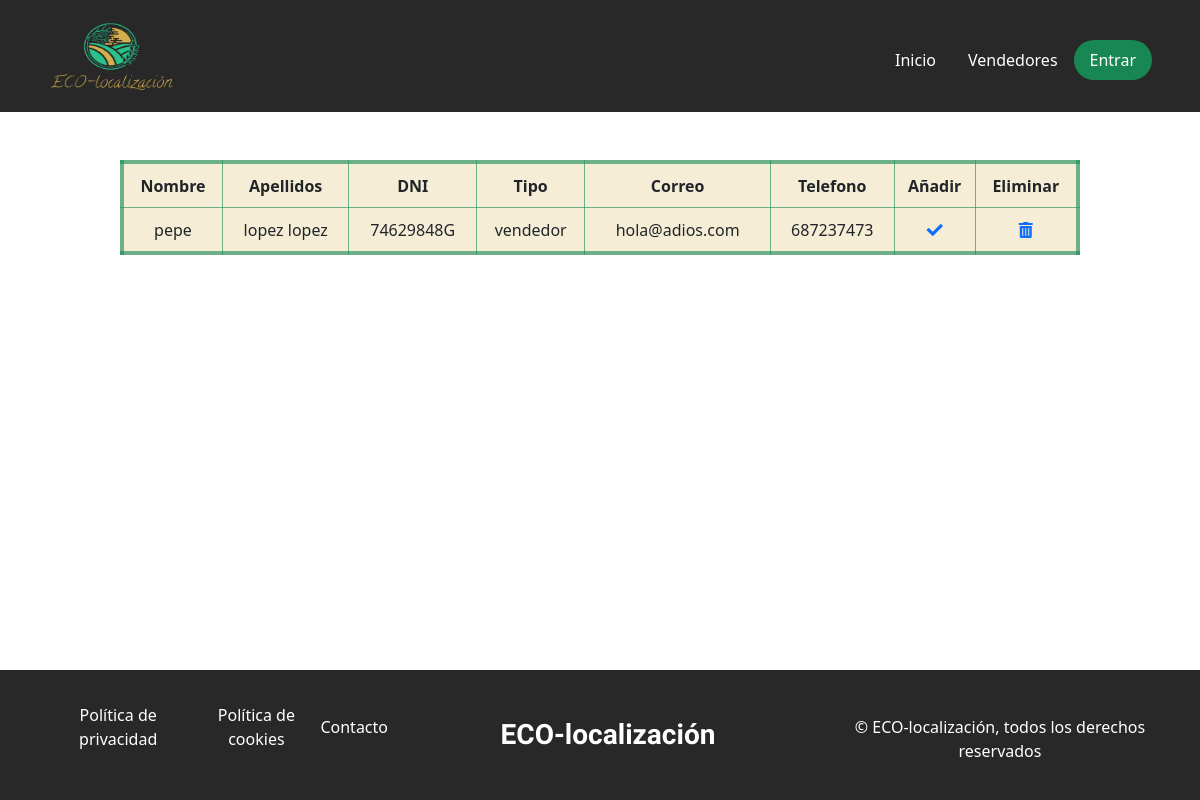
/gestion_cuentas/index.php, run on the app's committed database.
### tables this page shows
CREATE TABLE `clientes` (
  `id` int(5) NOT NULL,
  `usuario` varchar(20) NOT NULL,
  `contrasena` varchar(20) NOT NULL,
  `nombre` varchar(20) NOT NULL,
  `apellidos` varchar(35) NOT NULL,
  `dni` varchar(9) NOT NULL,
  `correo` varchar(20) NOT NULL,
  `telefono` int(9) NOT NULL,
  `tipo` enum('vendedor','cliente','administrador') NOT NULL DEFAULT 'cliente',
  `confirmado` tinyint(1) NOT NULL DEFAULT 0,
  `ciudad` varchar(30) NOT NULL,
  `localidad` varchar(30) NOT NULL,
  `direccion` varchar(50) NOT NULL,
  `cp` int(5) NOT NULL
);

### gestion_cuentas/operacionesGenerales.php (called while the page is built, shortened)
<?php include_once "../php/databaseManagement.inc.php";
    function obtenerNuevos(){
        try {
            $con = new PDO("mysql:host=" . $GLOBALS['servidor'] . ";dbname=" . $GLOBALS['baseDatos'], $GLOBALS['user'], $GLOBALS['pass']);
            $sql = $con->prepare("SELECT * from clientes WHERE confirmado = '0' AND tipo = 'vendedor';");
            $sql->execute();
            $miArray = [];
            while ($row = $sql->fetch(PDO::FETCH_ASSOC)) {
                $miArray[] = $row;
            }
        } catch (PDOException $e) {
            header("location: ../php/error.php");
        }
        return $miArray;
    }
?>

### gestion_cuentas/index.php (the view, shortened to what this page needs)
<!DOCTYPE html>
<html lang="es">
<head>
    <link rel="stylesheet" href="../fontawesome-free-5.15.4-web/css/all.min.css">
    <link rel="stylesheet" href="../css/bootstrap.min.css">
    <link rel="stylesheet" href="../css/headers.css">
    <link rel="stylesheet" href="../css/gestiones.css">
</head>
<body>
<header class="d-flex flex-wrap justify-content-center py-3 cabecera">
        <a href="../index.php" class="me-md-auto ms-5">
            <img src="../img/Captura-removebg-preview.png" class="logo">
        </a>
        <ul class="nav nav-pills mt-4">
            <li class="nav-item"><a href="../index.php" class="nav-link text-white">Inicio</a></li>
            <li class="nav-item"><a href="../vendedores/index.php" class="nav-link text-white">Vendedores</a></li>
            <?php
                if(isset($_SESSION['sesion_iniciada']) == true ){
                    $tipo = session_id();
                    if($tipo=="vendedor"){
                        echo "<li class='nav-item'><a href='../administracion_productos/ventas.php' class='nav-link text-white'>Ventas</a></li>";
                        echo "<li class='nav-item'><a href='../administracion_productos/index.php' class='nav-link text-white'>Administrar productos</a></li>";
                    }
                    if($tipo=="administrador"){
                        echo "<li class='nav-item dropdown'>";
                            echo "<a class='nav-link dropdown-toggle text-white' href='#' id='navbarDropdown' role='button' data-bs-toggle='dropdown' aria-expanded='false'>";
                                echo "Gestiones";
                            echo "</a>";
                            echo "<ul class='dropdown-menu' aria-labelledby='navbarDropdown'>";
                                echo "<li><a class='dropdown-item' href='index.php'>Nuevos vendedores</a></li>";
                                echo "<li><a class='dropdown-item' href='../atencion_cliente/index.php'>Atención al cliente</a></li>";
                            echo "</ul>";
                        echo "</li>";
                    }
                    echo "<li class='nav-item me-md-auto'><a href='../cerrarSesion.php' class='nav-link active bg-secondary rounded-pill me-5' aria-current='page'>Cerrar sesión</a></li>";
                }else{
                    echo "<li class='nav-item me-md-auto'><a href='../registro/index.php' class='nav-link active bg-success rounded-pill me-5' aria-current='page'>Entrar</a></li>";
                }
            ?>
        </ul>
    </header>
    <section>
        <article>
            <div class="row">
                <div>
                    <table class="fixed_headers mt-5">
                        <thead>
                            <tr>
                                <th>Nombre</th>
                                <th>Apellidos</th>
                                <th>DNI</th>
                                <th>Tipo</th>
                                <th>Correo</th>
                                <th>Telefono</th>
                                <th>Añadir</th>
                                <th>Eliminar</th>
                            </tr>
                        </thead>
                        <tbody>
                            <?php include_once "operacionesGenerales.php";
                                $usuarios = obtenerNuevos();
                                for ($i=0;$i<sizeof($usuarios);$i++){
                                    echo "<tr>";
                                        echo "<td>".$usuarios[$i]['nombre']."</td>";
                                        echo "<td>".$usuarios[$i]['apellidos']."</td>";
                                        echo "<td>".$usuarios[$i]['dni']."</td>";
                                        echo "<td>".$usuarios[$i]['tipo']."</td>";
                                        echo "<td>".$usuarios[$i]['correo']."</td>";
                                        echo "<td>".$usuarios[$i]['telefono']."</td>";
                                        echo "<td><a href='confirmarUsuario.php?varId=".$usuarios[$i]["id"]."'><i class='fas fa-solid fa-check'></i></a></td>";
                                        echo "<td><a href='eliminarUsuario.php?varId=".$usuarios[$i]["id"]."'><i class='fas fa-trash-alt'></i></a></td>";
                                    echo "</tr>";
                                }
                            ?>
                        </tbody>
                    </table>
                </div>
            </div>
        </article>
    </section>
    <footer class="d-flex text-white cabecera position-absolute bottom-0 end-0 w-100">
        <div class="container-fluid py-3">
            <div class="row justify-content-around align-items-center text-center">
                <div class="col-xl-4 col-sm-12">
                    <ul class="d-flex lista justify-content-around align-items-center">
                        <li><a class="text-decoration-none text-white" href="../politica/privacidad.php">Política de privacidad</a></li>
                        <li><a class="text-decoration-none text-white" href="../politica/cookies.php">Política de cookies</a></li>
                        <li><a class="text-decoration-none text-white" href="../politica/contacto.php">Contacto</a></li>
                    </ul>
                </div>
                <div class="col-xl-4 col-sm-12">
                    <a href="../index.php" class="text-decoration-none">
                        <h3 class="text-white text-center">ECO-localización</h3>
                    </a>
                </div>
                <div class="col-xl-4 mt-4 col-sm-12">
                    <p>© ECO-localización, todos los derechos reservados</p>
                </div>
            </div>
        </div>
    </footer>
</body>
</html>

### css/headers.css (style rules this page uses)
.logo { width:8rem; height: 5rem; }
h3 { font-family: 'Calligraffitti', cursive; font-weight: bold; margin-top: 2rem; margin-bottom: 2rem; margin-left: 1rem; }
.cabecera { background-color: rgb(40,40,40); }
.lista { list-style: none; }

### css/gestiones.css (style rules this page uses)
table { border: 4px #208f5ba4 solid; background-color: #d3af4d3a; width: 80%; margin-left: 10%; text-align: center; }
td,th { padding: 1%; border: 1px #208f5ba4 solid; }

### data on the page
clientes: nombre "pepe", apellidos "lopez lopez", dni "74629848G", tipo "vendedor", correo "hola@adios.com", telefono "687237473"
